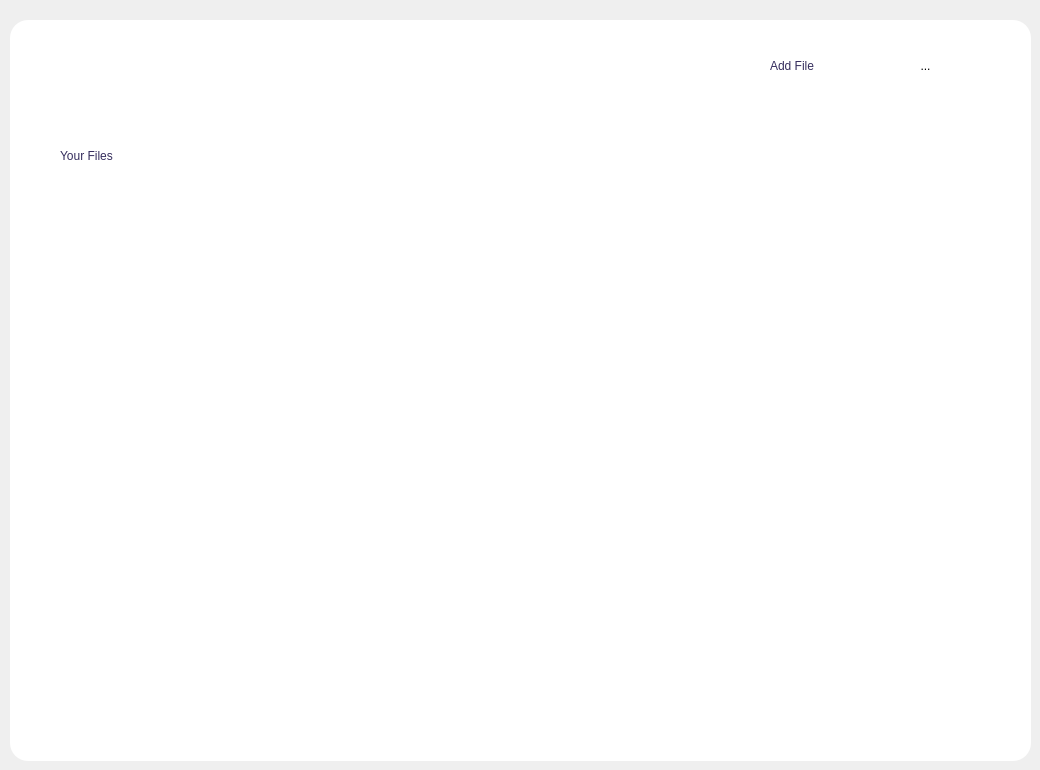
      <widget class="QWidget" name="manageFilesP">
       <widget class="QFrame" name="frame_10">
        <property name="geometry">
         <rect>
          <x>10</x>
          <y>20</y>
          <width>1021</width>
          <height>741</height>
         </rect>
        </property>
        <property name="styleSheet">
         <string notr="true">
border-radius:18px;
background-color: rgb(255, 255, 255);</string>
        </property>
        <property name="frameShape">
         <enum>QFrame::StyledPanel</enum>
        </property>
        <property name="frameShadow">
         <enum>QFrame::Raised</enum>
        </property>
        <widget class="QToolButton" name="addFileBt">
         <property name="geometry">
          <rect>
           <x>870</x>
           <y>10</y>
           <width>91</width>
           <height>71</height>
          </rect>
         </property>
         <property name="text">
          <string>...</string>
         </property>
         <property name="icon">
          <iconset>
           <normaloff>../resources/images/addFile.png</normaloff>../resources/images/addFile.png</iconset>
         </property>
         <property name="iconSize">
          <size>
           <width>225</width>
           <height>225</height>
          </size>
         </property>
        </widget>
        <widget class="QTreeView" name="treeView">
         <property name="geometry">
          <rect>
           <x>60</x>
           <y>190</y>
           <width>861</width>
           <height>471</height>
          </rect>
         </property>
         <property name="styleSheet">
          <string notr="true">/*vertical style*/
QScrollBar:vertical {
    border:none;
	background-color: rgba(59, 59, 90,0);
    width:0px;
    margin: 1px 0 1px 0;
    border-radius:0px;
}
/*Handlebar vertically*/
QScrollBar::handle:vertical {
     
	background-color: rgb(80, 8, 122);

    border-radius:7px;
}
QScrollBar::handle:vertical:hover {
    
	background-color: rgb(255, 97, 187);
}
QScrollBar::handle:vertical:pressed {
	background-color: rgb(170, 255, 255);
}
</string>
         </property>
         <property name="verticalScrollBarPolicy">
          <enum>Qt::ScrollBarAsNeeded</enum>
         </property>
         <property name="horizontalScrollBarPolicy">
          <enum>Qt::ScrollBarAlwaysOff</enum>
         </property>
         <attribute name="headerCascadingSectionResizes">
          <bool>true</bool>
         </attribute>
         <attribute name="headerDefaultSectionSize">
          <number>300</number>
         </attribute>
        </widget>
        <widget class="QLabel" name="label_17">
         <property name="geometry">
          <rect>
           <x>50</x>
           <y>110</y>
           <width>461</width>
           <height>51</height>
          </rect>
         </property>
         <property name="styleSheet">
          <string notr="true">color: rgb(61, 49, 97);
color: rgb(53, 45, 93);
font: 75 24pt &quot;MS Shell Dlg 2&quot;;
font: 75 18pt &quot;Eras Bold ITC&quot;;</string>
         </property>
         <property name="text">
          <string>Your Files</string>
         </property>
        </widget>
        <widget class="QLabel" name="label_18">
         <property name="geometry">
          <rect>
           <x>760</x>
           <y>20</y>
           <width>111</width>
           <height>51</height>
          </rect>
         </property>
         <property name="styleSheet">
          <string notr="true">color: rgb(61, 49, 97);
color: rgb(53, 45, 93);
font: 75 18pt &quot;MS Shell Dlg 2&quot;;
</string>
         </property>
         <property name="text">
          <string>Add File</string>
         </property>
        </widget>
       </widget>
      </widget>
